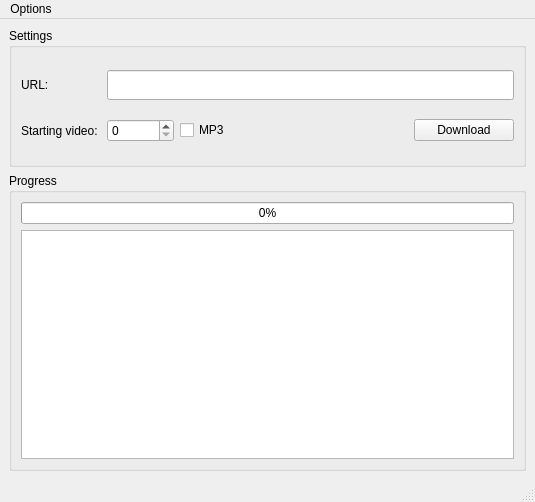
<?xml version="1.0" encoding="UTF-8"?>
<ui version="4.0">
 <class>MainWindow</class>
 <widget class="QMainWindow" name="MainWindow">
  <property name="geometry">
   <rect>
    <x>0</x>
    <y>0</y>
    <width>535</width>
    <height>502</height>
   </rect>
  </property>
  <property name="minimumSize">
   <size>
    <width>535</width>
    <height>502</height>
   </size>
  </property>
  <property name="windowTitle">
   <string>MainWindow</string>
  </property>
  <widget class="QWidget" name="centralwidget">
   <layout class="QGridLayout" name="gridLayout">
    <item row="0" column="0">
     <widget class="QGroupBox" name="grb_settings">
      <property name="sizePolicy">
       <sizepolicy hsizetype="Preferred" vsizetype="Minimum">
        <horstretch>0</horstretch>
        <verstretch>0</verstretch>
       </sizepolicy>
      </property>
      <property name="minimumSize">
       <size>
        <width>0</width>
        <height>139</height>
       </size>
      </property>
      <property name="maximumSize">
       <size>
        <width>16777215</width>
        <height>139</height>
       </size>
      </property>
      <property name="title">
       <string>Settings</string>
      </property>
      <layout class="QGridLayout" name="gridLayout_2">
       <item row="0" column="0">
        <widget class="QLabel" name="label">
         <property name="text">
          <string>URL:</string>
         </property>
        </widget>
       </item>
       <item row="1" column="4">
        <widget class="QPushButton" name="btn_download">
         <property name="sizePolicy">
          <sizepolicy hsizetype="Fixed" vsizetype="Fixed">
           <horstretch>0</horstretch>
           <verstretch>0</verstretch>
          </sizepolicy>
         </property>
         <property name="minimumSize">
          <size>
           <width>100</width>
           <height>0</height>
          </size>
         </property>
         <property name="text">
          <string>Download</string>
         </property>
        </widget>
       </item>
       <item row="1" column="3">
        <spacer name="horizontalSpacer">
         <property name="orientation">
          <enum>Qt::Horizontal</enum>
         </property>
         <property name="sizeType">
          <enum>QSizePolicy::MinimumExpanding</enum>
         </property>
         <property name="sizeHint" stdset="0">
          <size>
           <width>200</width>
           <height>20</height>
          </size>
         </property>
        </spacer>
       </item>
       <item row="1" column="1">
        <widget class="QSpinBox" name="num_start">
         <property name="maximum">
          <number>999999</number>
         </property>
        </widget>
       </item>
       <item row="1" column="0">
        <widget class="QLabel" name="label_2">
         <property name="text">
          <string>Starting video: </string>
         </property>
        </widget>
       </item>
       <item row="0" column="1" colspan="4">
        <widget class="QLineEdit" name="txt_url">
         <property name="sizePolicy">
          <sizepolicy hsizetype="Expanding" vsizetype="Fixed">
           <horstretch>0</horstretch>
           <verstretch>0</verstretch>
          </sizepolicy>
         </property>
         <property name="minimumSize">
          <size>
           <width>0</width>
           <height>30</height>
          </size>
         </property>
        </widget>
       </item>
       <item row="1" column="2">
        <widget class="QCheckBox" name="cb_music">
         <property name="text">
          <string>MP3</string>
         </property>
        </widget>
       </item>
      </layout>
     </widget>
    </item>
    <item row="1" column="0">
     <widget class="QGroupBox" name="groupBox">
      <property name="title">
       <string>Progress</string>
      </property>
      <layout class="QVBoxLayout" name="verticalLayout">
       <item>
        <widget class="QProgressBar" name="pbar">
         <property name="enabled">
          <bool>true</bool>
         </property>
         <property name="value">
          <number>0</number>
         </property>
         <property name="textVisible">
          <bool>true</bool>
         </property>
        </widget>
       </item>
       <item>
        <widget class="QListWidget" name="list_events"/>
       </item>
      </layout>
     </widget>
    </item>
   </layout>
  </widget>
  <widget class="QMenuBar" name="menubar">
   <property name="geometry">
    <rect>
     <x>0</x>
     <y>0</y>
     <width>535</width>
     <height>26</height>
    </rect>
   </property>
   <widget class="QMenu" name="menuOptions">
    <property name="title">
     <string>Options</string>
    </property>
    <addaction name="actionUpdate_pyTube"/>
   </widget>
   <addaction name="menuOptions"/>
  </widget>
  <widget class="QStatusBar" name="statusbar"/>
  <action name="actionUpdate_pyTube">
   <property name="text">
    <string>Update pyTube</string>
   </property>
  </action>
 </widget>
 <resources/>
 <connections/>
</ui>
